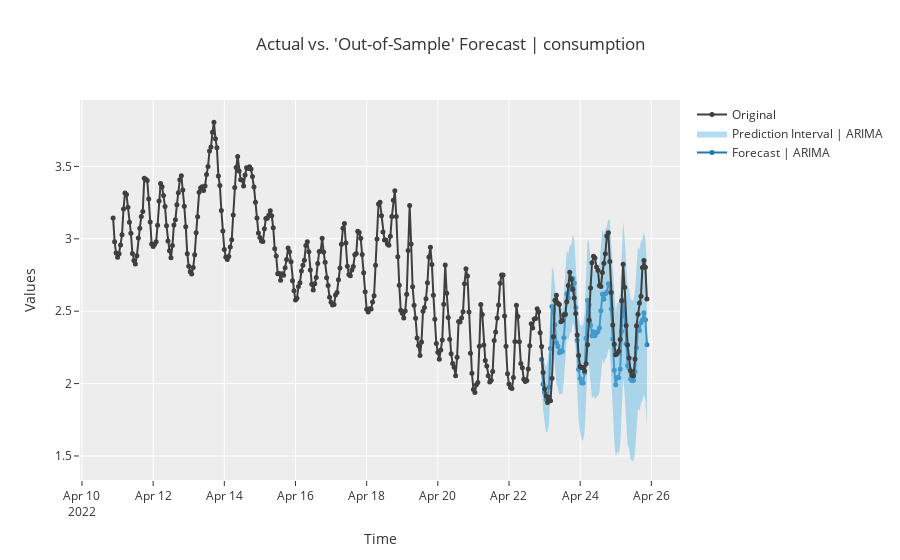

Source (notebook cell):
### Code cell
# Forecasting 72 hours into the future
plot_model(best, plot='forecast', data_kwargs={'fh': predict_hours})
